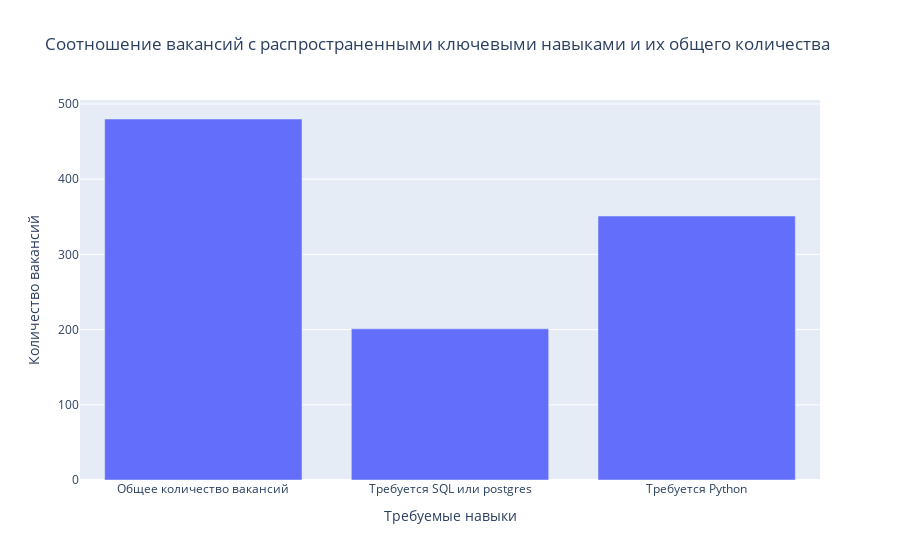

This figure's notebook cell:
### Markdown cell above
### Построим столбчатую диаграмму с данными о требуемых ключевых навыках

Воспользуемся данными, найденными выше.

### Code cell
fig = go.Figure()

fig.add_trace(go.Bar(x = ['Общее количество вакансий', 'Требуется SQL или postgres', 'Требуется Python'], y = [480, 201, 351]))

fig.update_layout(
    title='Соотношение вакансий с распространенными ключевыми навыками и их общего количества',
    xaxis_title='Требуемые навыки',
    yaxis_title='Количество вакансий',
)

show_and_save_fig(fig, '06_bar_of_key_skills')

### Figure 1 — Plotly figure (JSON) as saved in the notebook; plotly's stock layout.template omitted (floating-point values rounded to 4 significant figures)
{"data": [{"type": "bar", "x": ["Общее количество вакансий", "Требуется SQL или postgres", "Требуется Python"], "y": [480, 201, 351]}], "layout": {"title": {"text": "Соотношение вакансий с распространенными ключевыми навыками и их общего количества"}, "xaxis": {"title": {"text": "Требуемые навыки"}}, "yaxis": {"title": {"text": "Количество вакансий"}}}}
